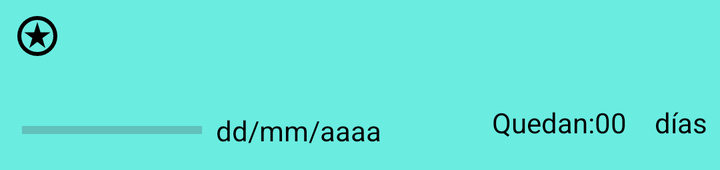
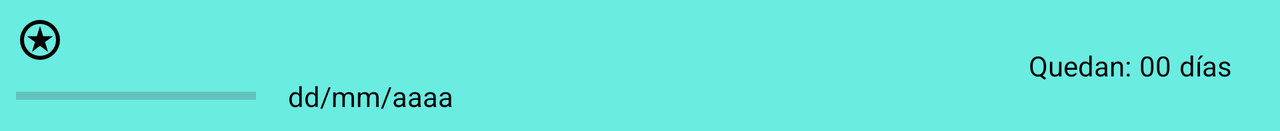

The same Android screen from two of the app's own layout files: first res/layout/ as a phone draws it, then the repository's variant for another configuration, drawn on a device whose configuration selects that folder. Both files follow.
<!-- AndroidManifest.xml: application theme Theme.TareaFinalUT01 -->
<!-- res/layout/tarea_view.xml -->
<?xml version="1.0" encoding="utf-8"?>
<androidx.constraintlayout.widget.ConstraintLayout xmlns:android="http://schemas.android.com/apk/res/android"
    xmlns:app="http://schemas.android.com/apk/res-auto"
    xmlns:tools="http://schemas.android.com/tools"
    android:layout_width="match_parent"
    android:layout_height="wrap_content"
    android:background="?attr/colorPrimary">

    <TextView
        android:id="@+id/txtTitulo"
        android:layout_width="wrap_content"
        android:layout_height="wrap_content"
        android:drawableStart="@drawable/stars_24dp_000000_fill0_wght400_grad0_opsz24"
        android:drawableTint="?attr/colorOnPrimary"
        android:gravity="center"
        android:textAlignment="center"
        android:textColor="?attr/colorOnPrimary"
        app:layout_constraintBottom_toTopOf="@+id/guideline3"
        app:layout_constraintEnd_toEndOf="parent"
        app:layout_constraintHorizontal_bias="0.02"
        app:layout_constraintStart_toStartOf="parent"
        app:layout_constraintTop_toTopOf="parent" />

    <ProgressBar
        android:id="@+id/pgbProgreso"
        style="?android:attr/progressBarStyleHorizontal"
        android:layout_width="90dp"
        android:layout_height="28dp"
        android:layout_marginStart="4dp"
        app:layout_constraintBottom_toTopOf="@+id/guideline"
        app:layout_constraintEnd_toEndOf="parent"
        app:layout_constraintEnd_toStartOf="@+id/txtFechaObjetivo"
        app:layout_constraintHorizontal_bias="0.5"
        app:layout_constraintHorizontal_chainStyle="spread"
        app:layout_constraintStart_toStartOf="parent"
        app:layout_constraintTop_toTopOf="@+id/guideline3"
        app:layout_constraintVertical_bias="0.714" />

    <TextView
        android:id="@+id/txtFechaObjetivo"
        android:layout_width="90dp"
        android:layout_height="wrap_content"
        android:text="dd/mm/aaaa"
        android:textColor="?attr/colorOnPrimary"
        app:layout_constraintBottom_toBottomOf="@+id/pgbProgreso"
        app:layout_constraintEnd_toStartOf="@+id/guideline6"
        app:layout_constraintHorizontal_bias="0.5"
        app:layout_constraintStart_toEndOf="@+id/pgbProgreso"
        app:layout_constraintTop_toTopOf="@+id/pgbProgreso" />

    <TextView
        android:id="@+id/txtQuedan"
        android:layout_width="wrap_content"
        android:layout_height="18dp"
        android:text="@string/quedan"
        android:textColor="?attr/colorOnPrimary"
        app:layout_constraintBottom_toTopOf="@+id/guideline"
        app:layout_constraintEnd_toStartOf="@+id/txtDiasRestantes"
        app:layout_constraintHorizontal_bias="0.93"
        app:layout_constraintHorizontal_chainStyle="spread_inside"
        app:layout_constraintStart_toEndOf="@+id/txtFechaObjetivo"
        app:layout_constraintStart_toStartOf="@+id/guideline5"
        app:layout_constraintTop_toTopOf="@+id/guideline3" />

    <TextView
        android:id="@+id/txtDias"
        android:layout_width="40dp"
        android:layout_height="18dp"
        android:text="@string/dias"
        android:textColor="?attr/colorOnPrimary"
        app:layout_constraintBottom_toTopOf="@+id/guideline"
        app:layout_constraintEnd_toEndOf="parent"
        app:layout_constraintHorizontal_bias="0.5"
        app:layout_constraintStart_toEndOf="@+id/txtDiasRestantes"
        app:layout_constraintTop_toTopOf="@+id/guideline3" />

    <TextView
        android:id="@+id/txtDiasRestantes"
        android:layout_width="30dp"
        android:layout_height="18dp"
        android:text="00"
        android:textColor="?attr/colorOnPrimary"
        app:layout_constraintBottom_toTopOf="@+id/guideline"
        app:layout_constraintEnd_toStartOf="@+id/txtDias"
        app:layout_constraintHorizontal_bias="0.5"
        app:layout_constraintStart_toEndOf="@+id/txtQuedan"
        app:layout_constraintTop_toTopOf="@+id/guideline3" />

    <androidx.constraintlayout.widget.Guideline
        android:id="@+id/guideline"
        android:layout_width="wrap_content"
        android:layout_height="wrap_content"
        android:orientation="horizontal"
        app:layout_constraintGuide_begin="85dp" />

    <androidx.constraintlayout.widget.Guideline
        android:id="@+id/guideline3"
        android:layout_width="wrap_content"
        android:layout_height="wrap_content"
        android:orientation="horizontal"
        app:layout_constraintGuide_begin="36dp" />

    <androidx.constraintlayout.widget.Guideline
        android:id="@+id/guideline5"
        android:layout_width="wrap_content"
        android:layout_height="wrap_content"
        android:orientation="vertical"
        app:layout_constraintGuide_begin="253dp" />

    <androidx.constraintlayout.widget.Guideline
        android:id="@+id/guideline6"
        android:layout_width="wrap_content"
        android:layout_height="wrap_content"
        android:orientation="vertical"
        app:layout_constraintGuide_begin="205dp" />

</androidx.constraintlayout.widget.ConstraintLayout>
<!-- resources referenced by this layout -->
<resources>
  <!-- drawable stars_24dp_000000_fill0_wght400_grad0_opsz24 (drawable) -->
  <vector xmlns:android="http://schemas.android.com/apk/res/android"
      android:width="24dp"
      android:height="24dp"
      android:viewportWidth="960"
      android:viewportHeight="960">
    <path
        android:pathData="m320,720 l160,-122 160,122 -60,-198 160,-114L544,408l-64,-208 -64,208L220,408l160,114 -60,198ZM480,880q-83,0 -156,-31.5T197,763q-54,-54 -85.5,-127T80,480q0,-83 31.5,-156T197,197q54,-54 127,-85.5T480,80q83,0 156,31.5T763,197q54,54 85.5,127T880,480q0,83 -31.5,156T763,763q-54,54 -127,85.5T480,880ZM480,800q134,0 227,-93t93,-227q0,-134 -93,-227t-227,-93q-134,0 -227,93t-93,227q0,134 93,227t227,93ZM480,480Z"
        android:fillColor="#000000"/>
  </vector>
  <string name="dias">días</string>
  <string name="quedan">Quedan:</string>
  <style name="Theme.TareaFinalUT01" parent="Base.Theme.TareaFinalUT01" />
  <style name="Base.Theme.TareaFinalUT01" parent="Theme.Material3.Light">
          
          <item name="colorPrimary">@color/light_primary</item>
          <item name="colorSecondary">@color/light_secondary</item>
          <item name="colorTertiary">@color/light_tertiary</item>
          <item name="colorAccent">@color/light_accent</item>
  
          
          <item name="colorOnPrimary">@color/black</item>
          <item name="colorOnSecondary">@color/black</item>
          <item name="colorOnTertiary">@color/black</item>
  
          <item name="colorMenuIcon">@color/black</item>
          <item name="colorMultimediaIcon">@color/light_secondary</item>
  
          
          <item name="android:statusBarColor">?attr/colorPrimary</item>
      </style>
  <color name="light_primary">#6AECE1</color>
  <color name="light_secondary">#26CCC2</color>
  <color name="light_tertiary">#FFF57E</color>
  <color name="light_accent">#FFB76C</color>
  <color name="black">#FF000000</color>
</resources>
<!-- res/layout-land/tarea_view.xml (the repository's variant of the layout above) -->
<!-- drawn on the phone turned sideways -->
<?xml version="1.0" encoding="utf-8"?>
<androidx.constraintlayout.widget.ConstraintLayout xmlns:android="http://schemas.android.com/apk/res/android"
    xmlns:app="http://schemas.android.com/apk/res-auto"
    xmlns:tools="http://schemas.android.com/tools"
    android:layout_width="match_parent"
    android:layout_height="wrap_content"
    android:background="?attr/colorPrimary"
    android:padding="8dp">

    <TextView
        android:id="@+id/txtTitulo"
        android:layout_width="wrap_content"
        android:layout_height="wrap_content"
        android:drawableStart="@drawable/stars_24dp_000000_fill0_wght400_grad0_opsz24"
        android:drawableTint="?attr/colorOnPrimary"
        android:gravity="center"
        android:textAlignment="center"
        android:textColor="?attr/colorOnPrimary"
        app:layout_constraintStart_toStartOf="parent"
        app:layout_constraintTop_toTopOf="parent" />

    <ProgressBar
        android:id="@+id/pgbProgreso"
        style="?android:attr/progressBarStyleHorizontal"
        android:layout_width="120dp"
        android:layout_height="wrap_content"
        android:layout_marginTop="8dp"
        app:layout_constraintStart_toStartOf="parent"
        app:layout_constraintTop_toBottomOf="@+id/txtTitulo" />

    <TextView
        android:id="@+id/txtFechaObjetivo"
        android:layout_width="wrap_content"
        android:layout_height="wrap_content"
        android:layout_marginStart="16dp"
        android:text="dd/mm/aaaa"
        android:textColor="?attr/colorOnPrimary"
        app:layout_constraintBottom_toBottomOf="@+id/pgbProgreso"
        app:layout_constraintStart_toEndOf="@+id/pgbProgreso"
        app:layout_constraintTop_toTopOf="@+id/pgbProgreso" />

    <LinearLayout
        android:layout_width="wrap_content"
        android:layout_height="wrap_content"
        android:layout_marginEnd="16dp"
        android:gravity="center_vertical"
        android:orientation="horizontal"
        app:layout_constraintBottom_toBottomOf="parent"
        app:layout_constraintEnd_toEndOf="parent"
        app:layout_constraintTop_toTopOf="parent">

        <TextView
            android:id="@+id/txtQuedan"
            android:layout_width="wrap_content"
            android:layout_height="wrap_content"
            android:text="@string/quedan"
            android:textColor="?attr/colorOnPrimary" />

        <TextView
            android:id="@+id/txtDiasRestantes"
            android:layout_width="wrap_content"
            android:layout_height="wrap_content"
            android:layout_marginStart="4dp"
            android:layout_marginEnd="4dp"
            android:text="00"
            android:textColor="?attr/colorOnPrimary" />

        <TextView
            android:id="@+id/txtDias"
            android:layout_width="wrap_content"
            android:layout_height="wrap_content"
            android:text="@string/dias"
            android:textColor="?attr/colorOnPrimary" />

    </LinearLayout>

</androidx.constraintlayout.widget.ConstraintLayout>
